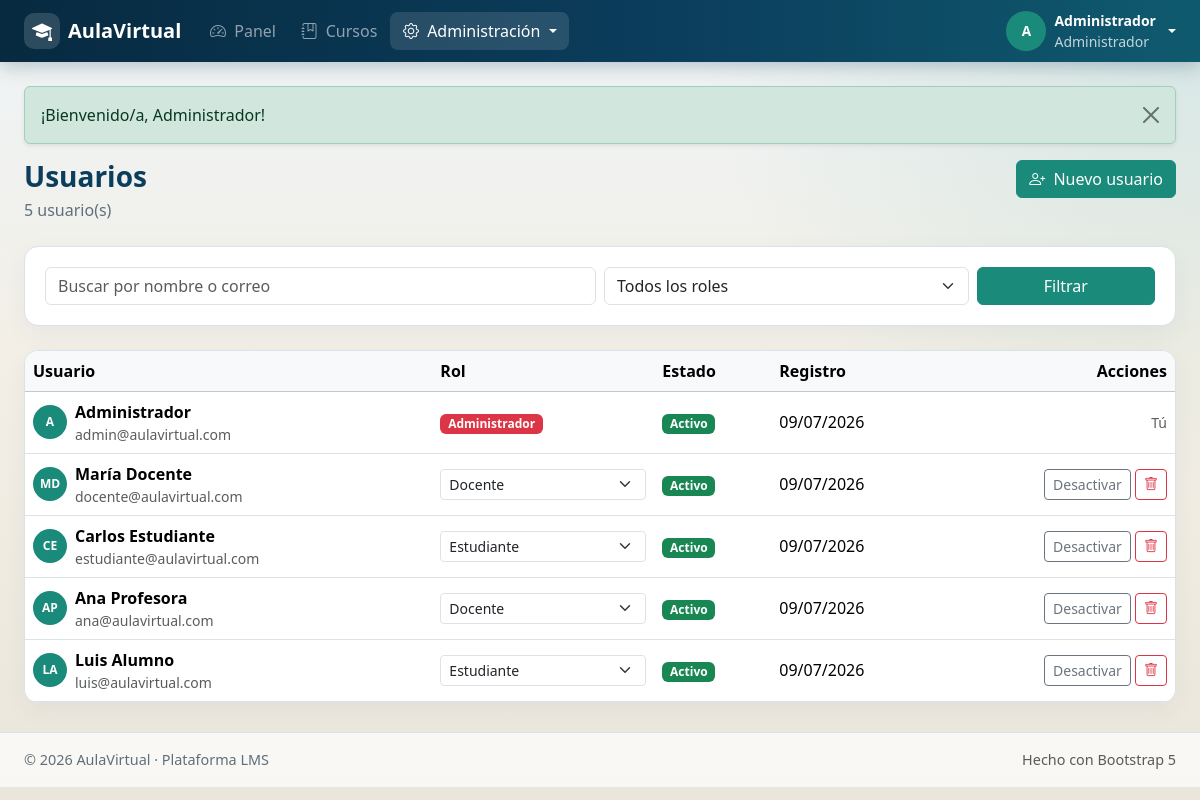
/admin/usuarios.php (signed in), run on the app's committed database.
### tables this page shows
CREATE TABLE users (
    id INT AUTO_INCREMENT PRIMARY KEY,
    name VARCHAR(120) NOT NULL,
    email VARCHAR(150) NOT NULL UNIQUE,
    password VARCHAR(255) NOT NULL,
    role ENUM('admin','teacher','student') NOT NULL DEFAULT 'student',
    avatar VARCHAR(255) DEFAULT NULL,
    bio TEXT DEFAULT NULL,
    status TINYINT(1) NOT NULL DEFAULT 1,
    created_at TIMESTAMP DEFAULT CURRENT_TIMESTAMP
);

### config/base_datos.php (called while the page is built, shortened)
<?php
class BaseDatos
{
    private static ?PDO $instancia = null;
    public static function obtenerConexion(): PDO
    {
        if (self::$instancia === null) {
            $dsn = 'mysql:host=' . BD_HOST . ';dbname=' . BD_NOMBRE . ';charset=' . BD_CHARSET;
            self::$instancia = new PDO($dsn, BD_USUARIO, BD_CLAVE, [
                PDO::ATTR_ERRMODE => PDO::ERRMODE_EXCEPTION,
                PDO::ATTR_DEFAULT_FETCH_MODE => PDO::FETCH_ASSOC,
                PDO::ATTR_EMULATE_PREPARES => false,
            ]);
        }
        return self::$instancia;
    }
}
function bd(): PDO
{
    return BaseDatos::obtenerConexion();
}

### admin/usuarios.php (the view, shortened to what this page needs)
<?php
require_once __DIR__ . '/../includes/funciones.php';
$buscar = trim($_GET['buscar'] ?? '');
$sql = 'SELECT * FROM users WHERE 1=1';
$parametros = [];
$sql .= ' ORDER BY created_at DESC';
$consulta = bd()->prepare($sql);
$consulta->execute($parametros);
$usuarios = $consulta->fetchAll();
require_once __DIR__ . '/../includes/encabezado.php';
?>
<div class="page-header">
    <div>
        <h1>Usuarios</h1>
        <p class="subtitle"><?= count($usuarios) ?> usuario(s)</p>
    </div>
    <button class="btn btn-primary" data-bs-toggle="modal" data-bs-target="#createUserModal">
        <i class="bi bi-person-plus me-1"></i> Nuevo usuario
    </button>
</div>
<div class="panel mb-4">
    <div class="panel-body">
        <form class="row g-2" method="get">
            <div class="col-md-6">
                <input type="text" name="buscar" class="form-control" value="<?= escapar($buscar) ?>" placeholder="Buscar por nombre o correo">
            </div>
            <div class="col-md-4">
                <select name="role" class="form-select">
                    <option value="">Todos los roles</option>
                </select>
            </div>
            <div class="col-md-2">
                <button class="btn btn-primary w-100" type="submit">Filtrar</button>
            </div>
        </form>
    </div>
</div>
<div class="panel">
    <div class="panel-body p-0">
        <div class="table-responsive">
            <table class="table table-hover mb-0">
                <thead class="table-light">
                    <tr>
                        <th>Usuario</th>
                        <th>Rol</th>
                        <th>Estado</th>
                        <th>Registro</th>
                        <th class="text-end">Acciones</th>
                    </tr>
                </thead>
                <tbody>
                    <?php foreach ($usuarios as $u): ?>
                    <tr>
                        <td>
                            <div class="d-flex align-items-center gap-2">
                                <span class="user-avatar" style="width:34px;height:34px;font-size:0.75rem;"><?= escapar(iniciales($u['name'])) ?></span>
                                <div>
                                    <strong><?= escapar($u['name']) ?></strong>
                                    <div class="small text-muted"><?= escapar($u['email']) ?></div>
                                </div>
                            </div>
                        </td>
                        <td>
                            <?php if ((int) $u['id'] === (int) usuario_actual()['id']): ?>
                                <?= insignia_rol($u['role']) ?>
                            <?php else: ?>
                                <form method="post" class="d-flex gap-1">
                                    <select name="nuevo_rol" class="form-select form-select-sm" onchange="this.form.submit()">
                                        <option value="teacher" <?= $u['role'] === 'teacher' ? 'selected' : '' ?>>Docente</option>
                                        <option value="student" <?= $u['role'] === 'student' ? 'selected' : '' ?>>Estudiante</option>
                                    </select>
                                </form>
                            <?php endif; ?>
                        </td>
                        <td>
                            <span class="badge <?= $u['status'] ? 'bg-success' : 'bg-secondary' ?>">
                                <?= $u['status'] ? 'Activo' : 'Inactivo' ?>
                            </span>
                        </td>
                        <td><?= formatear_fecha($u['created_at']) ?></td>
                        <td class="text-end">
                            <?php if ((int) $u['id'] !== (int) usuario_actual()['id']): ?>
                            <form method="post" class="d-inline">
                                <button class="btn btn-sm btn-outline-secondary" type="submit"><?= $u['status'] ? 'Desactivar' : 'Activar' ?></button>
                            </form>
                            <form method="post" class="d-inline" onsubmit="return confirm('¿Eliminar usuario?');">
                                <button class="btn btn-sm btn-outline-danger" type="submit"><i class="bi bi-trash"></i></button>
                            </form>
                            <?php else: ?>
                                <span class="text-muted small">Tú</span>
                            <?php endif; ?>
                        </td>
                    </tr>
                    <?php endforeach; ?>
                </tbody>
            </table>
        </div>
    </div>
</div>
<?php require_once __DIR__ . '/../includes/pie.php'; ?>

### includes/encabezado.php (shortened to what this page needs)
<?php
require_once __DIR__ . '/funciones.php';
$usuario = usuario_actual();
$mensaje = obtener_mensaje();
$paginaActual = basename($_SERVER['PHP_SELF']);
?>
<!DOCTYPE html>
<html lang="es">
<head>
    <link href="https://cdn.jsdelivr.net/npm/bootstrap@5.3.3/dist/css/bootstrap.min.css" rel="stylesheet">
    <link href="https://cdn.jsdelivr.net/npm/bootstrap-icons@1.11.3/font/bootstrap-icons.min.css" rel="stylesheet">
    <link href="<?= URL_APP ?>/assets/css/style.css" rel="stylesheet">
</head>
<body class="<?= $usuario ? 'app-body' : 'auth-body' ?>">
<?php if ($usuario): ?>
<nav class="navbar navbar-expand-lg navbar-dark app-navbar sticky-top">
    <div class="container-fluid px-3 px-lg-4">
        <a class="navbar-brand d-flex align-items-center gap-2" href="<?= URL_PANEL ?>">
            <span class="brand-mark"><i class="bi bi-mortarboard-fill"></i></span>
            <span class="fw-semibold"><?= escapar(NOMBRE_APP) ?></span>
        </a>
        <div class="collapse navbar-collapse" id="navPrincipal">
            <ul class="navbar-nav me-auto mb-2 mb-lg-0">
                <li class="nav-item">
                    <a class="nav-link <?= $paginaActual === 'panel.php' ? 'active' : '' ?>" href="<?= URL_PANEL ?>">
                        <i class="bi bi-speedometer2 me-1"></i> Panel
                    </a>
                </li>
                <li class="nav-item">
                    <a class="nav-link <?= in_array($paginaActual, ['cursos.php','curso.php','leccion.php'], true) ? 'active' : '' ?>" href="<?= URL_CURSOS ?>">
                        <i class="bi bi-journal-bookmark me-1"></i> Cursos
                    </a>
                </li>
                <?php if ($usuario['role'] === 'admin'): ?>
                <li class="nav-item dropdown">
                    <a class="nav-link dropdown-toggle <?= in_array($paginaActual, ['usuarios.php','categorias.php'], true) ? 'active' : '' ?>" href="#" data-bs-toggle="dropdown">
                        <i class="bi bi-gear me-1"></i> Administración
                    </a>
                </li>
                <?php endif; ?>
            </ul>
            <div class="d-flex align-items-center gap-3">
                <div class="dropdown">
                    <a class="d-flex align-items-center gap-2 text-decoration-none text-white dropdown-toggle" href="#" data-bs-toggle="dropdown">
                        <span class="user-avatar"><?= escapar(iniciales($usuario['name'])) ?></span>
                        <span class="d-none d-md-inline small">
                            <strong><?= escapar($usuario['name']) ?></strong><br>
                            <span class="opacity-75"><?= escapar(etiqueta_rol($usuario['role'])) ?></span>
                        </span>
                    </a>
                </div>
            </div>
        </div>
    </div>
</nav>
<?php endif; ?>
<main class="<?= $usuario ? 'app-main' : '' ?>">
    <div class="<?= $usuario ? 'container-fluid px-3 px-lg-4 py-4' : '' ?>">
        <?php if ($mensaje): ?>
        <div class="alert alert-<?= escapar($mensaje['tipo']) ?> alert-dismissible fade show shadow-sm" role="alert">
            <?= escapar($mensaje['mensaje']) ?>
            <button type="button" class="btn-close" data-bs-dismiss="alert"></button>
        </div>
        <?php endif; ?>

### includes/funciones.php (shortened to what this page needs)
<?php
require_once __DIR__ . '/../config/base_datos.php';
function escapar(?string $valor): string
{
    return htmlspecialchars($valor ?? '', ENT_QUOTES, 'UTF-8');
}
function obtener_mensaje(): ?array
{
    $mensaje = $_SESSION['mensaje'];
    return $mensaje;
}
function usuario_actual(): ?array
{
    return $_SESSION['usuario'] ?? null;
}
function etiqueta_rol(string $rol): string
{
    return match ($rol) {
        'admin' => 'Administrador',
        'teacher' => 'Docente',
        'student' => 'Estudiante',
        default => $rol,
    };
}
function insignia_rol(string $rol): string
{
    $clase = match ($rol) {
        'admin' => 'bg-danger',
        'teacher' => 'bg-primary',
        'student' => 'bg-success',
        default => 'bg-secondary',
    };
    return '<span class="badge ' . $clase . '">' . escapar(etiqueta_rol($rol)) . '</span>';
}
function formatear_fecha(?string $fechaHora, bool $conHora = false): string
{
    $marca = strtotime($fechaHora);
    return $conHora ? date('d/m/Y H:i', $marca) : date('d/m/Y', $marca);
}
function iniciales(string $nombre): string
{
    $partes = preg_split('/\s+/', trim($nombre));
    $letras = '';
    foreach (array_slice($partes, 0, 2) as $parte) {
        $letras .= mb_strtoupper(mb_substr($parte, 0, 1));
    }
    return $letras ?: '?';
}

### assets/css/style.css (style rules this page uses)
:root { --av-navy: #0b3d5c; --av-navy-dark: #072a40; --av-teal: #1a8a7a; --av-teal-light: #e6f5f2; --av-sand: #f3efe6; --av-ink: #1c2a33; --av-muted: #5f6f7a; --av-border: #d9e2e8; --av-card: #ffffff; --av-radius: 14px; }
* { box-sizing: border-box; }
body { font-family: "Segoe UI", "Trebuchet MS", Candara, sans-serif; color: var(--av-ink); background: var(--av-sand); min-height: 100vh; }
.app-body { background: radial-gradient(circle at top right, rgba(26, 138, 122, 0.12), transparent 35%), linear-gradient(180deg, #eef4f7 0%, var(--av-sand) 45%, #ebe6db 100%); }
.app-navbar { background: linear-gradient(90deg, var(--av-navy-dark), var(--av-navy) 55%, #0f5a6e); box-shadow: 0 4px 18px rgba(7, 42, 64, 0.25); }
.brand-mark { width: 36px; height: 36px; border-radius: 10px; background: rgba(255, 255, 255, 0.15); display: inline-flex; align-items: center; justify-content: center; }
.navbar .nav-link { border-radius: 8px; padding: 0.45rem 0.8rem !important; }
.navbar .nav-link.active, .navbar .nav-link:hover { background: rgba(255, 255, 255, 0.12); }
.user-avatar { width: 40px; height: 40px; border-radius: 50%; background: var(--av-teal); color: #fff; display: inline-flex; align-items: center; justify-content: center; font-weight: 700; font-size: 0.85rem; }
.app-main { min-height: calc(100vh - 130px); }
.page-header { display: flex; flex-wrap: wrap; justify-content: space-between; align-items: flex-start; gap: 1rem; margin-bottom: 1.5rem; }
.page-header h1 { font-size: 1.75rem; font-weight: 700; margin: 0; color: var(--av-navy); }
.page-header .subtitle { color: var(--av-muted); margin: 0.25rem 0 0; }
.panel { background: var(--av-card); border: 1px solid var(--av-border); border-radius: var(--av-radius); box-shadow: 0 8px 24px rgba(11, 61, 92, 0.05); overflow: hidden; }
.panel-body { padding: 1.25rem; }
.btn-primary { --bs-btn-bg: var(--av-teal); --bs-btn-border-color: var(--av-teal); --bs-btn-hover-bg: #157567; --bs-btn-hover-border-color: #157567; --bs-btn-active-bg: #12685c; --bs-btn-active-border-color: #12685c; }
.table > :not(caption) > * > * { vertical-align: middle; }

### data on the page
users: name "A", name "Administrador", role "Administrador", email "admin@aulavirtual.com", status "Activo", created_at "09/07/2026", shows "Tú"
users: name "MD", name "María Docente", email "docente@aulavirtual.com", nuevo_rol "Docente", status "Activo", created_at "09/07/2026"
users: name "CE", name "Carlos Estudiante", email "estudiante@aulavirtual.com", nuevo_rol "Estudiante", status "Activo", created_at "09/07/2026"
users: name "AP", name "Ana Profesora", email "ana@aulavirtual.com", nuevo_rol "Docente", status "Activo", created_at "09/07/2026"
users: name "LA", name "Luis Alumno", email "luis@aulavirtual.com", nuevo_rol "Estudiante", status "Activo", created_at "09/07/2026"

### other printed values
escapar(NOMBRE_APP) "AulaVirtual"
escapar($mensaje['mensaje']) "¡Bienvenido/a, Administrador!"
count($usuarios) "5"
